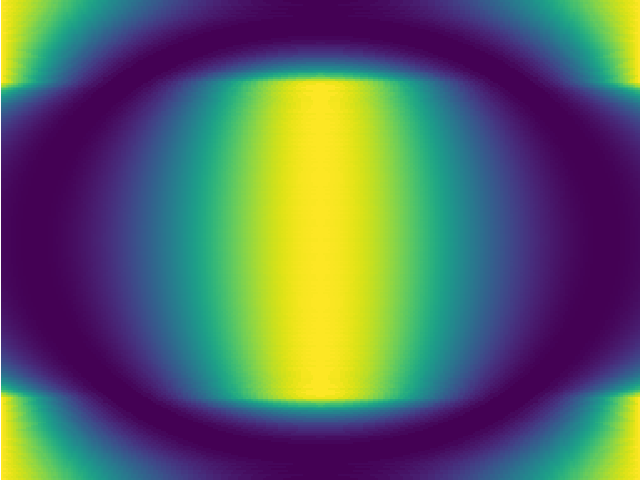

Write the Python code that produced this figure.
import matplotlib.pyplot as plt
import matplotlib as mpl
from matplotlib.colors import ListedColormap
import numpy as np
from pylab import rcParams

#rcParams['figure.figsize'] = 4, 4
# Choose colormap
cmap = plt.cm.viridis

# Get the colormap colors
cmap_size = cmap.N
alpha_size = cmap.N
my_cmap = cmap(np.arange(cmap_size))
alpha_val = np.linspace(0, 1, alpha_size)

bivariate_cm = [np.array([my_cmap[i], ]*alpha_size) for i in range(cmap_size)]

for arr in bivariate_cm:
    arr[:, -1] = alpha_val

nrows = 256
x = y = np.linspace(-5, 5, nrows)
X, Y = np.meshgrid(x, y)
R = np.sqrt(X**2 + Y**2)
Z = np.sin(R)/R

dx = abs(Z[0][1] - Z[0][0])
gx, gy = np.gradient(Z, dx, dx)

my_cmap = ListedColormap(bivariate_cm[0])

# fig, axes = plt.subplots(nrows=1)
# axes.imshow(Z, origin='lower')

normz = mpl.colors.Normalize(Z.min(), Z.max())
normgx = mpl.colors.Normalize(gx.min(), gx.max())

temp = Z
gx = np.array(normgx(gx)*255, dtype='int64')
Z = np.array(normz(Z)*255, dtype='int64')

def plot_color_gradients(nrows):
    fig, axes = plt.subplots(nrows=nrows)

    fig.subplots_adjust(top=0.999, bottom=0.001, left=0.001, right=0.999, hspace = 0, wspace = 0)

    colarr = bivariate_cm[255]
    for ax, zarr, gxarr in zip(axes, Z, gx):
        idx = 0
        for zele, gxele in zip(zarr, gxarr):
            # print zele, gxele
            gxele = 255
            colarr[idx] = bivariate_cm[zele][gxele]
            # print bivariate_cm[zele][gxele]
            idx = idx+1

        my_cmap = ListedColormap(colarr)

        gradient = zarr
        gradient = np.vstack((gradient, gradient))
        #ax.imshow(gradient, aspect='auto', cmap = my_cmap)
        ax.imshow(gradient, aspect='auto')

    # Turn off *all* ticks & spines, not just the ones with colormaps.
    for ax in axes:
        ax.set_axis_off()

plot_color_gradients(nrows)

plt.show()
